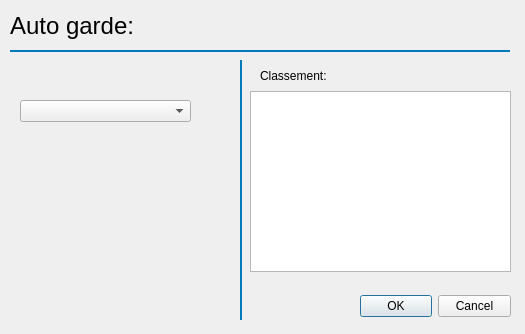
<?xml version="1.0" encoding="UTF-8"?>
<ui version="4.0">
 <class>Dialog</class>
 <widget class="QDialog" name="Dialog">
  <property name="geometry">
   <rect>
    <x>0</x>
    <y>0</y>
    <width>525</width>
    <height>334</height>
   </rect>
  </property>
  <property name="windowTitle">
   <string>Dialog</string>
  </property>
  <widget class="QDialogButtonBox" name="buttonBox">
   <property name="geometry">
    <rect>
     <x>360</x>
     <y>290</y>
     <width>151</width>
     <height>32</height>
    </rect>
   </property>
   <property name="orientation">
    <enum>Qt::Horizontal</enum>
   </property>
   <property name="standardButtons">
    <set>QDialogButtonBox::Cancel|QDialogButtonBox::Ok</set>
   </property>
  </widget>
  <widget class="QLabel" name="label">
   <property name="geometry">
    <rect>
     <x>10</x>
     <y>10</y>
     <width>461</width>
     <height>31</height>
    </rect>
   </property>
   <property name="font">
    <font>
     <pointsize>18</pointsize>
    </font>
   </property>
   <property name="layoutDirection">
    <enum>Qt::LeftToRight</enum>
   </property>
   <property name="text">
    <string>Auto garde:</string>
   </property>
  </widget>
  <widget class="QWidget" name="widget_3" native="true">
   <property name="geometry">
    <rect>
     <x>10</x>
     <y>50</y>
     <width>500</width>
     <height>2</height>
    </rect>
   </property>
   <property name="sizePolicy">
    <sizepolicy hsizetype="Preferred" vsizetype="Fixed">
     <horstretch>0</horstretch>
     <verstretch>0</verstretch>
    </sizepolicy>
   </property>
   <property name="minimumSize">
    <size>
     <width>0</width>
     <height>2</height>
    </size>
   </property>
   <property name="maximumSize">
    <size>
     <width>16777215</width>
     <height>2</height>
    </size>
   </property>
   <property name="styleSheet">
    <string notr="true">background-color: rgb(5, 122, 185);</string>
   </property>
  </widget>
  <widget class="QListView" name="listView">
   <property name="geometry">
    <rect>
     <x>250</x>
     <y>91</y>
     <width>261</width>
     <height>181</height>
    </rect>
   </property>
  </widget>
  <widget class="QComboBox" name="comboBox">
   <property name="geometry">
    <rect>
     <x>20</x>
     <y>100</y>
     <width>171</width>
     <height>22</height>
    </rect>
   </property>
  </widget>
  <widget class="QLabel" name="label_2">
   <property name="geometry">
    <rect>
     <x>260</x>
     <y>65</y>
     <width>111</width>
     <height>21</height>
    </rect>
   </property>
   <property name="text">
    <string>Classement:</string>
   </property>
  </widget>
  <widget class="QWidget" name="widget_10" native="true">
   <property name="geometry">
    <rect>
     <x>240</x>
     <y>60</y>
     <width>2</width>
     <height>260</height>
    </rect>
   </property>
   <property name="sizePolicy">
    <sizepolicy hsizetype="Preferred" vsizetype="Fixed">
     <horstretch>0</horstretch>
     <verstretch>0</verstretch>
    </sizepolicy>
   </property>
   <property name="minimumSize">
    <size>
     <width>2</width>
     <height>20</height>
    </size>
   </property>
   <property name="maximumSize">
    <size>
     <width>2</width>
     <height>16777215</height>
    </size>
   </property>
   <property name="styleSheet">
    <string notr="true">background-color: rgb(5, 122, 185);</string>
   </property>
  </widget>
 </widget>
 <resources/>
 <connections>
  <connection>
   <sender>buttonBox</sender>
   <signal>accepted()</signal>
   <receiver>Dialog</receiver>
   <slot>accept()</slot>
   <hints>
    <hint type="sourcelabel">
     <x>248</x>
     <y>254</y>
    </hint>
    <hint type="destinationlabel">
     <x>157</x>
     <y>274</y>
    </hint>
   </hints>
  </connection>
  <connection>
   <sender>buttonBox</sender>
   <signal>rejected()</signal>
   <receiver>Dialog</receiver>
   <slot>reject()</slot>
   <hints>
    <hint type="sourcelabel">
     <x>316</x>
     <y>260</y>
    </hint>
    <hint type="destinationlabel">
     <x>286</x>
     <y>274</y>
    </hint>
   </hints>
  </connection>
 </connections>
</ui>
